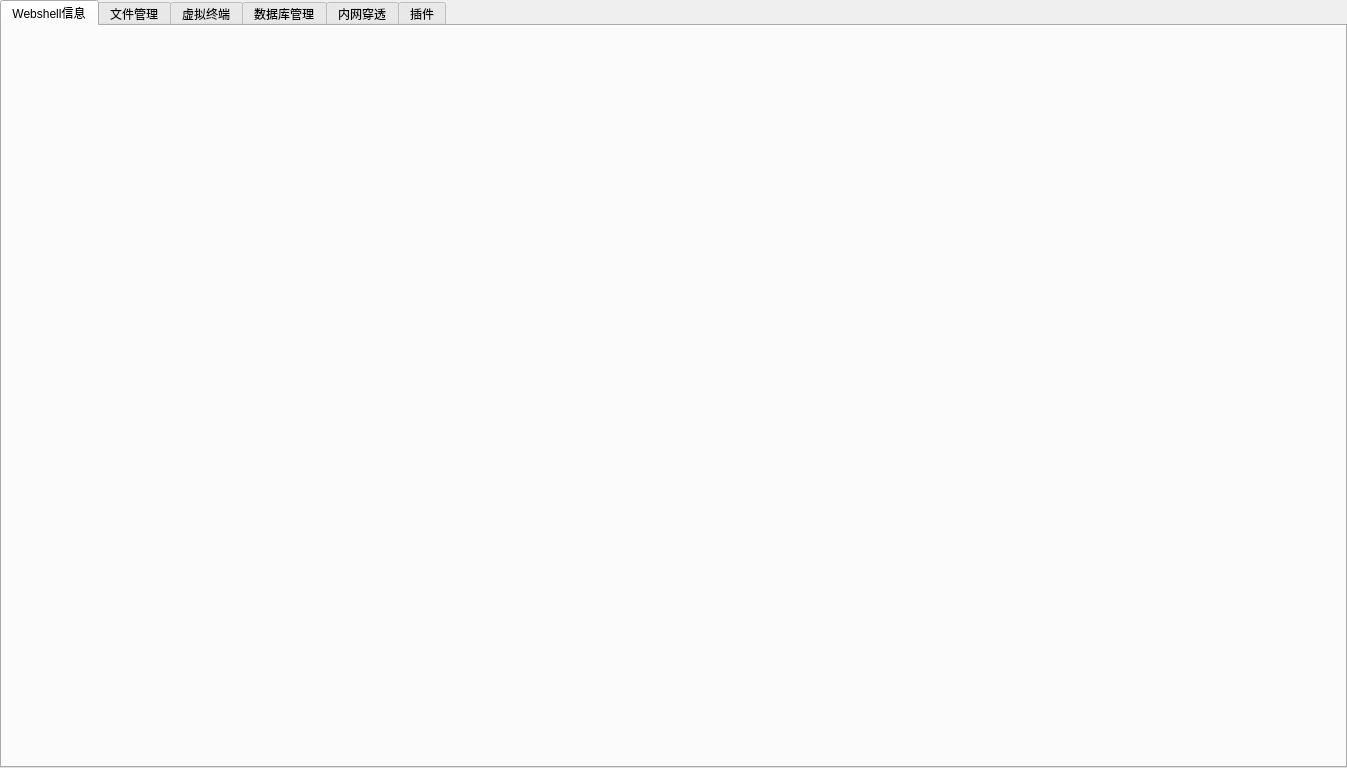
<?xml version="1.0" encoding="UTF-8"?>
<ui version="4.0">
 <class>WebshellWindow</class>
 <widget class="QWidget" name="WebshellWindow">
  <property name="geometry">
   <rect>
    <x>0</x>
    <y>0</y>
    <width>1347</width>
    <height>768</height>
   </rect>
  </property>
  <property name="windowTitle">
   <string>TQKnight</string>
  </property>
  <layout class="QHBoxLayout" name="horizontalLayout">
   <property name="spacing">
    <number>0</number>
   </property>
   <property name="leftMargin">
    <number>0</number>
   </property>
   <property name="topMargin">
    <number>0</number>
   </property>
   <property name="rightMargin">
    <number>0</number>
   </property>
   <property name="bottomMargin">
    <number>0</number>
   </property>
   <item>
    <widget class="QTabWidget" name="tabWidget">
     <property name="currentIndex">
      <number>0</number>
     </property>
     <property name="iconSize">
      <size>
       <width>20</width>
       <height>20</height>
      </size>
     </property>
     <widget class="QWidget" name="tab_info">
      <attribute name="icon">
       <iconset resource="../../qrc/img.qrc">
        <normaloff>:/other/info.png</normaloff>:/other/info.png</iconset>
      </attribute>
      <attribute name="title">
       <string>Webshell信息</string>
      </attribute>
      <layout class="QHBoxLayout" name="layout_info">
       <property name="spacing">
        <number>0</number>
       </property>
       <property name="leftMargin">
        <number>0</number>
       </property>
       <property name="topMargin">
        <number>0</number>
       </property>
       <property name="rightMargin">
        <number>0</number>
       </property>
       <property name="bottomMargin">
        <number>0</number>
       </property>
      </layout>
     </widget>
     <widget class="QWidget" name="tab_file">
      <attribute name="icon">
       <iconset resource="../../qrc/img.qrc">
        <normaloff>:/other/fileManage.png</normaloff>:/other/fileManage.png</iconset>
      </attribute>
      <attribute name="title">
       <string>文件管理</string>
      </attribute>
      <layout class="QHBoxLayout" name="layout_file">
       <property name="spacing">
        <number>0</number>
       </property>
       <property name="leftMargin">
        <number>0</number>
       </property>
       <property name="topMargin">
        <number>0</number>
       </property>
       <property name="rightMargin">
        <number>0</number>
       </property>
       <property name="bottomMargin">
        <number>0</number>
       </property>
      </layout>
     </widget>
     <widget class="QWidget" name="tab_shell">
      <attribute name="icon">
       <iconset resource="../../qrc/img.qrc">
        <normaloff>:/other/shell.png</normaloff>:/other/shell.png</iconset>
      </attribute>
      <attribute name="title">
       <string>虚拟终端</string>
      </attribute>
      <layout class="QHBoxLayout" name="layout_shell">
       <property name="spacing">
        <number>0</number>
       </property>
       <property name="leftMargin">
        <number>0</number>
       </property>
       <property name="topMargin">
        <number>0</number>
       </property>
       <property name="rightMargin">
        <number>0</number>
       </property>
       <property name="bottomMargin">
        <number>0</number>
       </property>
      </layout>
     </widget>
     <widget class="QWidget" name="tab_dbs">
      <attribute name="icon">
       <iconset resource="../../qrc/img.qrc">
        <normaloff>:/other/database.png</normaloff>:/other/database.png</iconset>
      </attribute>
      <attribute name="title">
       <string>数据库管理</string>
      </attribute>
      <layout class="QHBoxLayout" name="layout_database">
       <property name="spacing">
        <number>0</number>
       </property>
       <property name="leftMargin">
        <number>0</number>
       </property>
       <property name="topMargin">
        <number>0</number>
       </property>
       <property name="rightMargin">
        <number>0</number>
       </property>
       <property name="bottomMargin">
        <number>0</number>
       </property>
      </layout>
     </widget>
     <widget class="QWidget" name="tab_proxy">
      <attribute name="icon">
       <iconset resource="../../qrc/img.qrc">
        <normaloff>:/other/intranet.png</normaloff>:/other/intranet.png</iconset>
      </attribute>
      <attribute name="title">
       <string>内网穿透</string>
      </attribute>
      <layout class="QHBoxLayout" name="layout_IntranetProxy">
       <property name="spacing">
        <number>0</number>
       </property>
       <property name="leftMargin">
        <number>0</number>
       </property>
       <property name="topMargin">
        <number>0</number>
       </property>
       <property name="rightMargin">
        <number>0</number>
       </property>
       <property name="bottomMargin">
        <number>0</number>
       </property>
      </layout>
     </widget>
     <widget class="QWidget" name="tab_plugin">
      <attribute name="icon">
       <iconset resource="../../qrc/img.qrc">
        <normaloff>:/other/plug.png</normaloff>:/other/plug.png</iconset>
      </attribute>
      <attribute name="title">
       <string>插件</string>
      </attribute>
      <layout class="QHBoxLayout" name="layout_plugin">
       <property name="spacing">
        <number>0</number>
       </property>
       <property name="leftMargin">
        <number>0</number>
       </property>
       <property name="topMargin">
        <number>0</number>
       </property>
       <property name="rightMargin">
        <number>0</number>
       </property>
       <property name="bottomMargin">
        <number>0</number>
       </property>
      </layout>
     </widget>
    </widget>
   </item>
  </layout>
 </widget>
 <resources>
  <include location="../../qrc/img.qrc"/>
 </resources>
 <connections/>
</ui>
